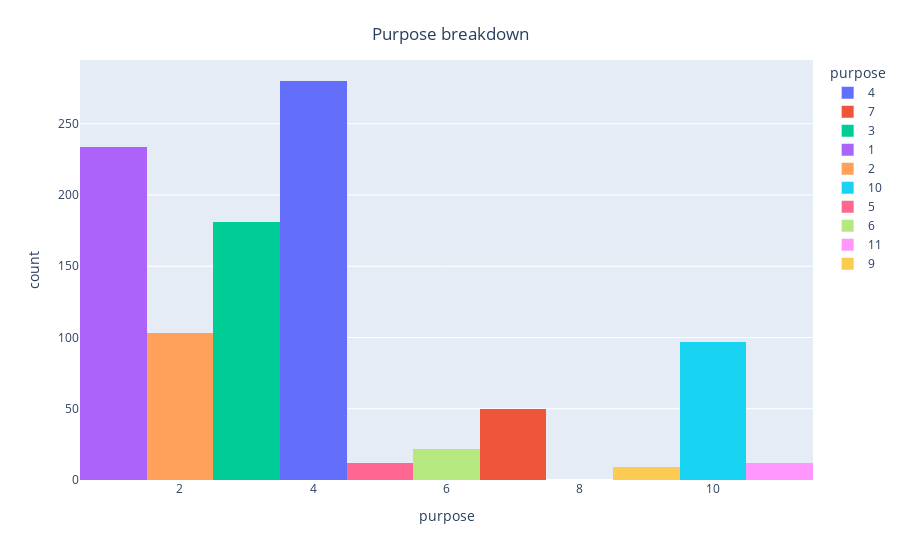

Here is the notebook cell this chart was saved with:
### Code cell
Purpose = df['purpose']
fig = px.histogram(df, x="purpose", color="purpose")
fig.update_layout(
    title={
        'text':"Purpose breakdown",
        'y':.95,
        'x':.5,
        'xanchor': 'center',
        'yanchor': 'top'
    }
   
)
fig.show()

### Figure 1 — Plotly figure (JSON) as saved in the notebook; plotly's stock layout.template omitted (floating-point values rounded to 4 significant figures; data arrays with more than 128 entries replaced by an {"elided": "..."} marker saying what was removed)
{"data": [{"alignmentgroup": "True", "bingroup": "x", "hovertemplate": "purpose=%{x}<br>count=%{y}<extra></extra>", "legendgroup": "4", "marker": {"color": "#636efa", "pattern": {"shape": ""}}, "name": "4", "offsetgroup": "4", "orientation": "v", "showlegend": true, "type": "histogram", "x": {"elided": "280 int values"}, "xaxis": "x", "yaxis": "y"}, {"alignmentgroup": "True", "bingroup": "x", "hovertemplate": "purpose=%{x}<br>count=%{y}<extra></extra>", "legendgroup": "7", "marker": {"color": "#EF553B", "pattern": {"shape": ""}}, "name": "7", "offsetgroup": "7", "orientation": "v", "showlegend": true, "type": "histogram", "x": [7, 7, 7, 7, 7, 7, 7, 7, 7, 7, 7, 7, 7, 7, 7, 7, 7, 7, 7, 7, 7, 7, 7, 7, 7, 7, 7, 7, 7, 7, 7, 7, 7, 7, 7, 7, 7, 7, 7, 7, 7, 7, 7, 7, 7, 7, 7, 7, 7, 7], "xaxis": "x", "yaxis": "y"}, {"alignmentgroup": "True", "bingroup": "x", "hovertemplate": "purpose=%{x}<br>count=%{y}<extra></extra>", "legendgroup": "3", "marker": {"color": "#00cc96", "pattern": {"shape": ""}}, "name": "3", "offsetgroup": "3", "orientation": "v", "showlegend": true, "type": "histogram", "x": {"elided": "181 int values"}, "xaxis": "x", "yaxis": "y"}, {"alignmentgroup": "True", "bingroup": "x", "hovertemplate": "purpose=%{x}<br>count=%{y}<extra></extra>", "legendgroup": "1", "marker": {"color": "#ab63fa", "pattern": {"shape": ""}}, "name": "1", "offsetgroup": "1", "orientation": "v", "showlegend": true, "type": "histogram", "x": {"elided": "234 int values"}, "xaxis": "x", "yaxis": "y"}, {"alignmentgroup": "True", "bingroup": "x", "hovertemplate": "purpose=%{x}<br>count=%{y}<extra></extra>", "legendgroup": "2", "marker": {"color": "#FFA15A", "pattern": {"shape": ""}}, "name": "2", "offsetgroup": "2", "orientation": "v", "showlegend": true, "type": "histogram", "x": [2, 2, 2, 2, 2, 2, 2, 2, 2, 2, 2, 2, 2, 2, 2, 2, 2, 2, 2, 2, 2, 2, 2, 2, 2, 2, 2, 2, 2, 2, 2, 2, 2, 2, 2, 2, 2, 2, 2, 2, 2, 2, 2, 2, 2, 2, 2, 2, 2, 2, 2, 2, 2, 2, 2, 2, 2, 2, 2, 2, 2, 2, 2, 2, 2, 2, 2, 2, 2, 2, 2, 2, 2, 2, 2, 2, 2, 2, 2, 2, 2, 2, 2, 2, 2, 2, 2, 2, 2, 2, 2, 2, 2, 2, 2, 2, 2, 2, 2, 2, 2, 2, 2], "xaxis": "x", "yaxis": "y"}, {"alignmentgroup": "True", "bingroup": "x", "hovertemplate": "purpose=%{x}<br>count=%{y}<extra></extra>", "legendgroup": "10", "marker": {"color": "#19d3f3", "pattern": {"shape": ""}}, "name": "10", "offsetgroup": "10", "orientation": "v", "showlegend": true, "type": "histogram", "x": [10, 10, 10, 10, 10, 10, 10, 10, 10, 10, 10, 10, 10, 10, 10, 10, 10, 10, 10, 10, 10, 10, 10, 10, 10, 10, 10, 10, 10, 10, 10, 10, 10, 10, 10, 10, 10, 10, 10, 10, 10, 10, 10, 10, 10, 10, 10, 10, 10, 10, 10, 10, 10, 10, 10, 10, 10, 10, 10, 10, 10, 10, 10, 10, 10, 10, 10, 10, 10, 10, 10, 10, 10, 10, 10, 10, 10, 10, 10, 10, 10, 10, 10, 10, 10, 10, 10, 10, 10, 10, 10, 10, 10, 10, 10, 10, 10], "xaxis": "x", "yaxis": "y"}, {"alignmentgroup": "True", "bingroup": "x", "hovertemplate": "purpose=%{x}<br>count=%{y}<extra></extra>", "legendgroup": "5", "marker": {"color": "#FF6692", "pattern": {"shape": ""}}, "name": "5", "offsetgroup": "5", "orientation": "v", "showlegend": true, "type": "histogram", "x": [5, 5, 5, 5, 5, 5, 5, 5, 5, 5, 5, 5], "xaxis": "x", "yaxis": "y"}, {"alignmentgroup": "True", "bingroup": "x", "hovertemplate": "purpose=%{x}<br>count=%{y}<extra></extra>", "legendgroup": "6", "marker": {"color": "#B6E880", "pattern": {"shape": ""}}, "name": "6", "offsetgroup": "6", "orientation": "v", "showlegend": true, "type": "histogram", "x": [6, 6, 6, 6, 6, 6, 6, 6, 6, 6, 6, 6, 6, 6, 6, 6, 6, 6, 6, 6, 6, 6], "xaxis": "x", "yaxis": "y"}, {"alignmentgroup": "True", "bingroup": "x", "hovertemplate": "purpose=%{x}<br>count=%{y}<extra></extra>", "legendgroup": "11", "marker": {"color": "#FF97FF", "pattern": {"shape": ""}}, "name": "11", "offsetgroup": "11", "orientation": "v", "showlegend": true, "type": "histogram", "x": [11, 11, 11, 11, 11, 11, 11, 11, 11, 11, 11, 11], "xaxis": "x", "yaxis": "y"}, {"alignmentgroup": "True", "bingroup": "x", "hovertemplate": "purpose=%{x}<br>count=%{y}<extra></extra>", "legendgroup": "9", "marker": {"color": "#FECB52", "pattern": {"shape": ""}}, "name": "9", "offsetgroup": "9", "orientation": "v", "showlegend": true, "type": "histogram", "x": [9, 9, 9, 9, 9, 9, 9, 9, 9], "xaxis": "x", "yaxis": "y"}], "layout": {"barmode": "relative", "legend": {"title": {"text": "purpose"}, "tracegroupgap": 0}, "margin": {"t": 60}, "title": {"text": "Purpose breakdown", "x": 0.5, "xanchor": "center", "y": 0.95, "yanchor": "top"}, "xaxis": {"anchor": "y", "categoryarray": [4, 7, 3, 1, 2, 10, 5, 6, 11, 9], "categoryorder": "array", "domain": [0, 1], "title": {"text": "purpose"}}, "yaxis": {"anchor": "x", "domain": [0, 1], "title": {"text": "count"}}}}
